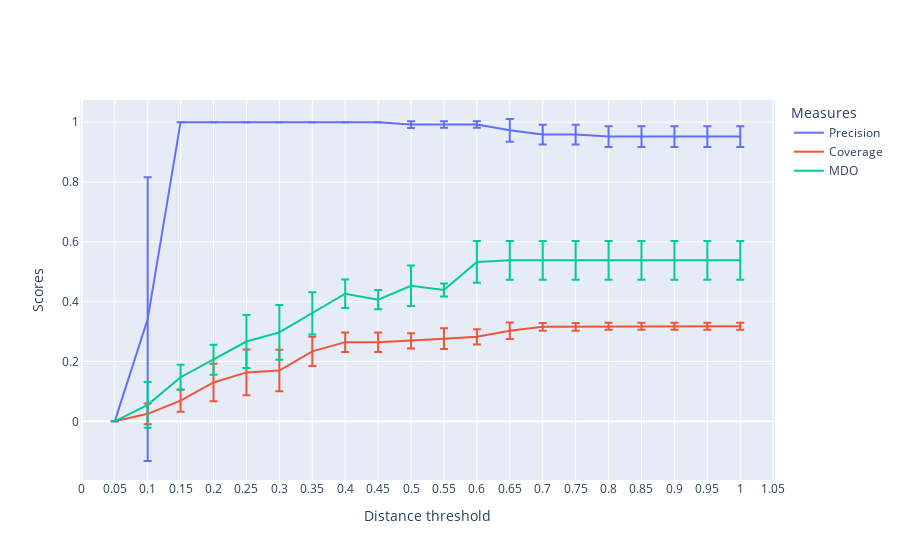

Write notebook code for a chart like this one.
### Code cell
fig = go.Figure()
fig.add_trace(
    go.Scatter(
        name='Precision',
        x=dt,
        y=mean_precs[idx_def_g],
        error_y=dict(
            type='data',
            array=std_precs[idx_def_g],
            visible=True)
    ))
fig.add_trace(
    go.Scatter(
        name='Coverage',
        x=dt,
        y=mean_cov[idx_def_g],
        error_y=dict(
            type='data',
            array=std_cov[idx_def_g],
            visible=True)
    ))
fig.add_trace(
    go.Scatter(
        name='MDO',
        x=dt,
        y=mean_mdo[idx_def_g],
        error_y=dict(
            type='data',
            array=std_mdo[idx_def_g],
            visible=True)
    ))
fig.update_layout(
    xaxis = dict(
        tickmode = 'linear',
        tick0 = 0.05,
        dtick = 0.05
    )

)
fig.update_layout(
    xaxis_title="Distance threshold",
    yaxis_title="Scores",
    legend_title="Measures",
    # font=dict(
    #     family="Courier New, monospace",
    #     size=18,
    #     color="RebeccaPurple"
    # )
)
fig.show()

### Figure 1 — Plotly figure (JSON) as saved in the notebook; plotly's stock layout.template omitted (floating-point values rounded to 4 significant figures)
{"data": [{"error_y": {"array": [0, 0.4743, 0, 0, 0, 0, 0, 0, 0, 0.01129, 0.01078, 0.01078, 0.03794, 0.03289, 0.03289, 0.03463, 0.03463, 0.03463, 0.03463, 0.03463], "type": "data", "visible": true}, "name": "Precision", "type": "scatter", "x": [0.05, 0.1, 0.15, 0.2, 0.25, 0.3, 0.35, 0.4, 0.45, 0.5, 0.55, 0.6, 0.65, 0.7, 0.75, 0.8, 0.85, 0.9, 0.95, 1], "y": [0, 0.3417, 1, 1, 1, 1, 1, 1, 1, 0.9919, 0.9922, 0.9922, 0.9727, 0.9585, 0.9585, 0.9519, 0.9519, 0.9519, 0.9519, 0.9519]}, {"error_y": {"array": [0, 0.03478, 0.03731, 0.06273, 0.07653, 0.06969, 0.04868, 0.03263, 0.03263, 0.02554, 0.03474, 0.02554, 0.02735, 0.01265, 0.01265, 0.01141, 0.01141, 0.01141, 0.01141, 0.01141], "type": "data", "visible": true}, "name": "Coverage", "type": "scatter", "x": [0.05, 0.1, 0.15, 0.2, 0.25, 0.3, 0.35, 0.4, 0.45, 0.5, 0.55, 0.6, 0.65, 0.7, 0.75, 0.8, 0.85, 0.9, 0.95, 1], "y": [0, 0.02506, 0.06944, 0.1301, 0.1636, 0.1699, 0.2338, 0.2647, 0.2647, 0.2693, 0.2761, 0.2826, 0.3028, 0.3158, 0.3158, 0.3179, 0.3179, 0.3179, 0.3179, 0.3179]}, {"error_y": {"array": [0, 0.07632, 0.04173, 0.05033, 0.08884, 0.09153, 0.07037, 0.04762, 0.03245, 0.06775, 0.02162, 0.0695, 0.06455, 0.06455, 0.06455, 0.06455, 0.06455, 0.06455, 0.06455, 0.06455], "type": "data", "visible": true}, "name": "MDO", "type": "scatter", "x": [0.05, 0.1, 0.15, 0.2, 0.25, 0.3, 0.35, 0.4, 0.45, 0.5, 0.55, 0.6, 0.65, 0.7, 0.75, 0.8, 0.85, 0.9, 0.95, 1], "y": [0, 0.05498, 0.1475, 0.206, 0.2668, 0.2972, 0.361, 0.4265, 0.4067, 0.4533, 0.4392, 0.533, 0.5382, 0.5382, 0.5382, 0.5382, 0.5382, 0.5382, 0.5382, 0.5382]}], "layout": {"legend": {"title": {"text": "Measures"}}, "xaxis": {"dtick": 0.05, "tick0": 0, "tickmode": "linear", "title": {"text": "Distance threshold"}}, "yaxis": {"title": {"text": "Scores"}}}}
